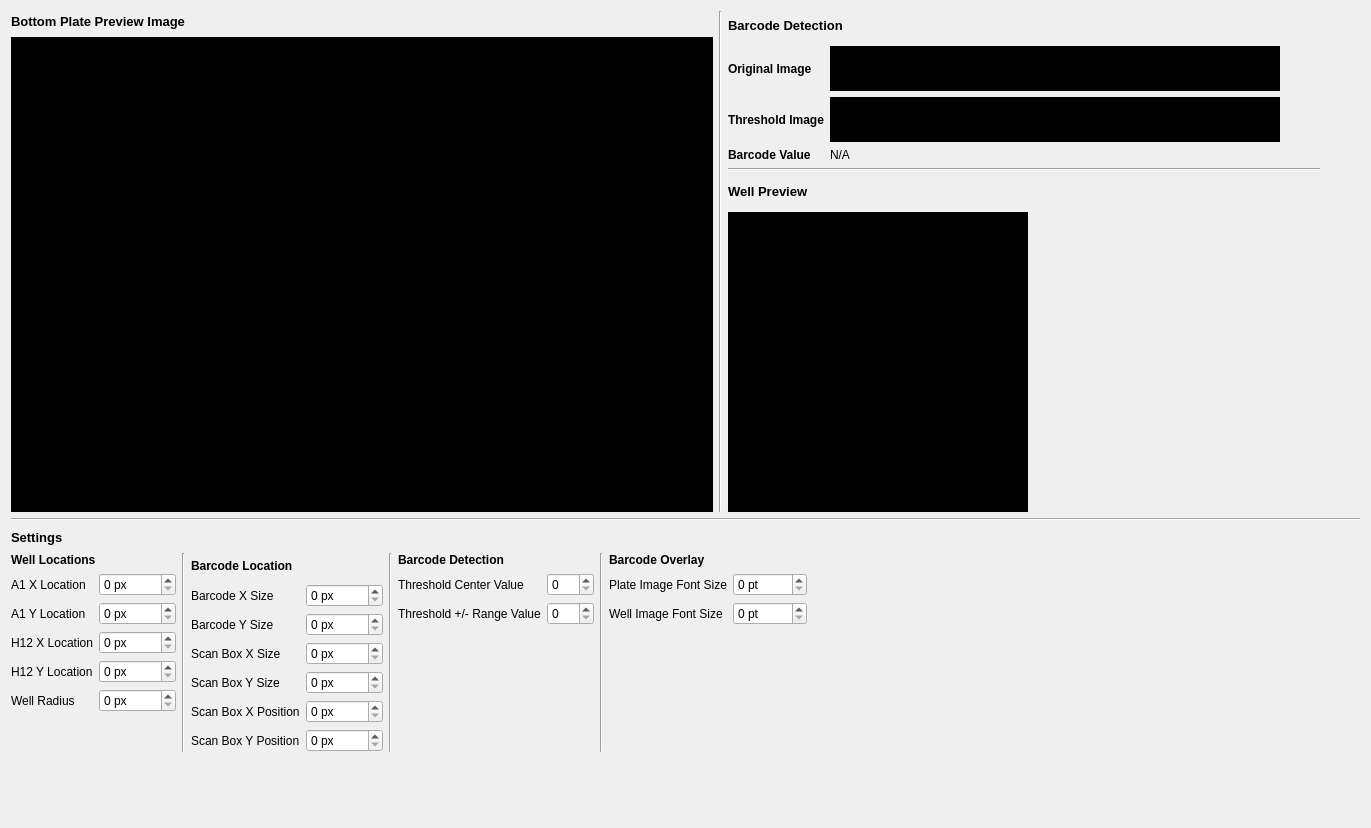
          <widget class="QWidget" name="settings_bottom_plate_tab">
           <attribute name="title">
            <string>Bottom Plate</string>
           </attribute>
           <layout class="QGridLayout" name="gridLayout_8">
            <item row="0" column="0">
             <layout class="QHBoxLayout" name="horizontalLayout_14">
              <item>
               <layout class="QVBoxLayout" name="verticalLayout_9">
                <item>
                 <layout class="QHBoxLayout" name="horizontalLayout_15">
                  <item>
                   <widget class="QLabel" name="label_57">
                    <property name="font">
                     <font>
                      <pointsize>10</pointsize>
                      <weight>75</weight>
                      <bold>true</bold>
                     </font>
                    </property>
                    <property name="text">
                     <string>Bottom Plate Preview Image</string>
                    </property>
                   </widget>
                  </item>
                  <item>
                   <spacer name="horizontalSpacer_14">
                    <property name="orientation">
                     <enum>Qt::Horizontal</enum>
                    </property>
                    <property name="sizeHint" stdset="0">
                     <size>
                      <width>40</width>
                      <height>20</height>
                     </size>
                    </property>
                   </spacer>
                  </item>
                 </layout>
                </item>
                <item>
                 <widget class="QLabel" name="bottom_plate_image_label">
                  <property name="sizePolicy">
                   <sizepolicy hsizetype="Fixed" vsizetype="Fixed">
                    <horstretch>0</horstretch>
                    <verstretch>0</verstretch>
                   </sizepolicy>
                  </property>
                  <property name="minimumSize">
                   <size>
                    <width>702</width>
                    <height>475</height>
                   </size>
                  </property>
                  <property name="maximumSize">
                   <size>
                    <width>702</width>
                    <height>475</height>
                   </size>
                  </property>
                  <property name="styleSheet">
                   <string notr="true">background-color:black;</string>
                  </property>
                  <property name="text">
                   <string/>
                  </property>
                 </widget>
                </item>
               </layout>
              </item>
              <item>
               <widget class="Line" name="line_12">
                <property name="orientation">
                 <enum>Qt::Vertical</enum>
                </property>
               </widget>
              </item>
              <item>
               <layout class="QVBoxLayout" name="verticalLayout_10">
                <item>
                 <layout class="QHBoxLayout" name="horizontalLayout_16">
                  <item>
                   <widget class="QLabel" name="label_59">
                    <property name="font">
                     <font>
                      <pointsize>10</pointsize>
                      <weight>75</weight>
                      <bold>true</bold>
                     </font>
                    </property>
                    <property name="text">
                     <string>Barcode Detection</string>
                    </property>
                   </widget>
                  </item>
                  <item>
                   <spacer name="horizontalSpacer_15">
                    <property name="orientation">
                     <enum>Qt::Horizontal</enum>
                    </property>
                    <property name="sizeHint" stdset="0">
                     <size>
                      <width>40</width>
                      <height>20</height>
                     </size>
                    </property>
                   </spacer>
                  </item>
                 </layout>
                </item>
                <item>
                 <layout class="QGridLayout" name="gridLayout_7">
                  <item row="2" column="0">
                   <widget class="QLabel" name="label_60">
                    <property name="font">
                     <font>
                      <weight>75</weight>
                      <italic>false</italic>
                      <bold>true</bold>
                     </font>
                    </property>
                    <property name="text">
                     <string>Barcode Value</string>
                    </property>
                   </widget>
                  </item>
                  <item row="2" column="1">
                   <widget class="QLabel" name="bottom_plate_barcode_value_label">
                    <property name="text">
                     <string>N/A</string>
                    </property>
                   </widget>
                  </item>
                  <item row="1" column="0">
                   <widget class="QLabel" name="label_62">
                    <property name="font">
                     <font>
                      <weight>75</weight>
                      <italic>false</italic>
                      <bold>true</bold>
                     </font>
                    </property>
                    <property name="text">
                     <string>Threshold Image</string>
                    </property>
                   </widget>
                  </item>
                  <item row="0" column="1">
                   <widget class="QLabel" name="bottom_plate_original_image_label">
                    <property name="sizePolicy">
                     <sizepolicy hsizetype="Fixed" vsizetype="Fixed">
                      <horstretch>0</horstretch>
                      <verstretch>0</verstretch>
                     </sizepolicy>
                    </property>
                    <property name="minimumSize">
                     <size>
                      <width>450</width>
                      <height>45</height>
                     </size>
                    </property>
                    <property name="styleSheet">
                     <string notr="true">background-color:black;</string>
                    </property>
                    <property name="text">
                     <string/>
                    </property>
                    <property name="scaledContents">
                     <bool>false</bool>
                    </property>
                   </widget>
                  </item>
                  <item row="1" column="1">
                   <widget class="QLabel" name="bottom_plate_threshold_image_label">
                    <property name="sizePolicy">
                     <sizepolicy hsizetype="Fixed" vsizetype="Fixed">
                      <horstretch>0</horstretch>
                      <verstretch>0</verstretch>
                     </sizepolicy>
                    </property>
                    <property name="minimumSize">
                     <size>
                      <width>450</width>
                      <height>45</height>
                     </size>
                    </property>
                    <property name="styleSheet">
                     <string notr="true">background-color:black;</string>
                    </property>
                    <property name="text">
                     <string/>
                    </property>
                    <property name="scaledContents">
                     <bool>false</bool>
                    </property>
                   </widget>
                  </item>
                  <item row="0" column="0">
                   <widget class="QLabel" name="label_63">
                    <property name="font">
                     <font>
                      <weight>75</weight>
                      <italic>false</italic>
                      <bold>true</bold>
                     </font>
                    </property>
                    <property name="text">
                     <string>Original Image</string>
                    </property>
                   </widget>
                  </item>
                  <item row="0" column="2">
                   <spacer name="horizontalSpacer_16">
                    <property name="orientation">
                     <enum>Qt::Horizontal</enum>
                    </property>
                    <property name="sizeHint" stdset="0">
                     <size>
                      <width>40</width>
                      <height>20</height>
                     </size>
                    </property>
                   </spacer>
                  </item>
                  <item row="1" column="2">
                   <spacer name="horizontalSpacer_17">
                    <property name="orientation">
                     <enum>Qt::Horizontal</enum>
                    </property>
                    <property name="sizeHint" stdset="0">
                     <size>
                      <width>40</width>
                      <height>20</height>
                     </size>
                    </property>
                   </spacer>
                  </item>
                 </layout>
                </item>
                <item>
                 <widget class="Line" name="line_16">
                  <property name="orientation">
                   <enum>Qt::Horizontal</enum>
                  </property>
                 </widget>
                </item>
                <item>
                 <layout class="QHBoxLayout" name="horizontalLayout_23">
                  <item>
                   <widget class="QLabel" name="label_22">
                    <property name="font">
                     <font>
                      <pointsize>10</pointsize>
                      <weight>75</weight>
                      <bold>true</bold>
                     </font>
                    </property>
                    <property name="text">
                     <string>Well Preview</string>
                    </property>
                   </widget>
                  </item>
                  <item>
                   <spacer name="horizontalSpacer_27">
                    <property name="orientation">
                     <enum>Qt::Horizontal</enum>
                    </property>
                    <property name="sizeHint" stdset="0">
                     <size>
                      <width>40</width>
                      <height>20</height>
                     </size>
                    </property>
                   </spacer>
                  </item>
                 </layout>
                </item>
                <item>
                 <layout class="QHBoxLayout" name="horizontalLayout_22">
                  <item>
                   <widget class="QLabel" name="bottom_plate_well_preview_image_label">
                    <property name="minimumSize">
                     <size>
                      <width>300</width>
                      <height>300</height>
                     </size>
                    </property>
                    <property name="maximumSize">
                     <size>
                      <width>300</width>
                      <height>300</height>
                     </size>
                    </property>
                    <property name="styleSheet">
                     <string notr="true">background-color:black;</string>
                    </property>
                    <property name="text">
                     <string/>
                    </property>
                   </widget>
                  </item>
                  <item>
                   <spacer name="horizontalSpacer_26">
                    <property name="orientation">
                     <enum>Qt::Horizontal</enum>
                    </property>
                    <property name="sizeHint" stdset="0">
                     <size>
                      <width>40</width>
                      <height>20</height>
                     </size>
                    </property>
                   </spacer>
                  </item>
                 </layout>
                </item>
               </layout>
              </item>
              <item>
               <spacer name="horizontalSpacer_23">
                <property name="orientation">
                 <enum>Qt::Horizontal</enum>
                </property>
                <property name="sizeHint" stdset="0">
                 <size>
                  <width>40</width>
                  <height>20</height>
                 </size>
                </property>
               </spacer>
              </item>
             </layout>
            </item>
            <item row="1" column="0">
             <widget class="Line" name="line_13">
              <property name="orientation">
               <enum>Qt::Horizontal</enum>
              </property>
             </widget>
            </item>
            <item row="3" column="0">
             <layout class="QHBoxLayout" name="horizontalLayout_12">
              <item>
               <layout class="QVBoxLayout" name="verticalLayout_7">
                <item>
                 <widget class="QLabel" name="label_40">
                  <property name="font">
                   <font>
                    <weight>75</weight>
                    <bold>true</bold>
                   </font>
                  </property>
                  <property name="text">
                   <string>Well Locations</string>
                  </property>
                 </widget>
                </item>
                <item>
                 <layout class="QFormLayout" name="formLayout_4">
                  <item row="0" column="0">
                   <widget class="QLabel" name="label_41">
                    <property name="text">
                     <string>A1 X Location</string>
                    </property>
                   </widget>
                  </item>
                  <item row="0" column="1">
                   <widget class="QSpinBox" name="bottom_a1_x_spinbox">
                    <property name="suffix">
                     <string> px</string>
                    </property>
                    <property name="maximum">
                     <number>99999</number>
                    </property>
                   </widget>
                  </item>
                  <item row="1" column="0">
                   <widget class="QLabel" name="label_42">
                    <property name="text">
                     <string>A1 Y Location</string>
                    </property>
                   </widget>
                  </item>
                  <item row="1" column="1">
                   <widget class="QSpinBox" name="bottom_a1_y_spinbox">
                    <property name="suffix">
                     <string> px</string>
                    </property>
                    <property name="maximum">
                     <number>99999</number>
                    </property>
                   </widget>
                  </item>
                  <item row="2" column="0">
                   <widget class="QLabel" name="label_43">
                    <property name="text">
                     <string>H12 X Location</string>
                    </property>
                   </widget>
                  </item>
                  <item row="2" column="1">
                   <widget class="QSpinBox" name="bottom_h12_x_spinbox">
                    <property name="suffix">
                     <string> px</string>
                    </property>
                    <property name="maximum">
                     <number>99999</number>
                    </property>
                   </widget>
                  </item>
                  <item row="3" column="0">
                   <widget class="QLabel" name="label_45">
                    <property name="text">
                     <string>H12 Y Location</string>
                    </property>
                   </widget>
                  </item>
                  <item row="3" column="1">
                   <widget class="QSpinBox" name="bottom_h12_y_spinbox">
                    <property name="suffix">
                     <string> px</string>
                    </property>
                    <property name="maximum">
                     <number>99999</number>
                    </property>
                   </widget>
                  </item>
                  <item row="4" column="0">
                   <widget class="QLabel" name="label_2">
                    <property name="text">
                     <string>Well Radius</string>
                    </property>
                   </widget>
                  </item>
                  <item row="4" column="1">
                   <widget class="QSpinBox" name="bottom_well_radius_spinbox">
                    <property name="suffix">
                     <string> px</string>
                    </property>
                    <property name="maximum">
                     <number>99999</number>
                    </property>
                   </widget>
                  </item>
                 </layout>
                </item>
                <item>
                 <spacer name="verticalSpacer_5">
                  <property name="orientation">
                   <enum>Qt::Vertical</enum>
                  </property>
                  <property name="sizeHint" stdset="0">
                   <size>
                    <width>20</width>
                    <height>40</height>
                   </size>
                  </property>
                 </spacer>
                </item>
               </layout>
              </item>
              <item>
               <widget class="Line" name="line_11">
                <property name="orientation">
                 <enum>Qt::Vertical</enum>
                </property>
               </widget>
              </item>
              <item>
               <layout class="QVBoxLayout" name="verticalLayout_8">
                <item>
                 <widget class="QLabel" name="label_47">
                  <property name="font">
                   <font>
                    <weight>75</weight>
                    <bold>true</bold>
                   </font>
                  </property>
                  <property name="text">
                   <string>Barcode Location</string>
                  </property>
                 </widget>
                </item>
                <item>
                 <layout class="QFormLayout" name="formLayout_5">
                  <item row="0" column="0">
                   <widget class="QLabel" name="label_48">
                    <property name="text">
                     <string>Barcode X Size</string>
                    </property>
                   </widget>
                  </item>
                  <item row="0" column="1">
                   <widget class="QSpinBox" name="bottom_barcode_x_size_spinbox">
                    <property name="suffix">
                     <string> px</string>
                    </property>
                    <property name="maximum">
                     <number>99999</number>
                    </property>
                   </widget>
                  </item>
                  <item row="1" column="0">
                   <widget class="QLabel" name="label_49">
                    <property name="text">
                     <string>Barcode Y Size</string>
                    </property>
                   </widget>
                  </item>
                  <item row="2" column="0">
                   <widget class="QLabel" name="label_50">
                    <property name="text">
                     <string>Scan Box X Size</string>
                    </property>
                   </widget>
                  </item>
                  <item row="3" column="0">
                   <widget class="QLabel" name="label_51">
                    <property name="text">
                     <string>Scan Box Y Size</string>
                    </property>
                   </widget>
                  </item>
                  <item row="4" column="0">
                   <widget class="QLabel" name="label_52">
                    <property name="text">
                     <string>Scan Box X Position</string>
                    </property>
                   </widget>
                  </item>
                  <item row="5" column="0">
                   <widget class="QLabel" name="label_53">
                    <property name="text">
                     <string>Scan Box Y Position</string>
                    </property>
                   </widget>
                  </item>
                  <item row="2" column="1">
                   <widget class="QSpinBox" name="bottom_scanbox_x_size_spinbox">
                    <property name="suffix">
                     <string> px</string>
                    </property>
                    <property name="maximum">
                     <number>99999</number>
                    </property>
                   </widget>
                  </item>
                  <item row="1" column="1">
                   <widget class="QSpinBox" name="bottom_barcode_y_size_spinbox">
                    <property name="suffix">
                     <string> px</string>
                    </property>
                    <property name="maximum">
                     <number>99999</number>
                    </property>
                   </widget>
                  </item>
                  <item row="4" column="1">
                   <widget class="QSpinBox" name="bottom_scanbox_x_position_spinbox">
                    <property name="suffix">
                     <string> px</string>
                    </property>
                    <property name="maximum">
                     <number>99999</number>
                    </property>
                   </widget>
                  </item>
                  <item row="5" column="1">
                   <widget class="QSpinBox" name="bottom_scanbox_y_position_spinbox">
                    <property name="suffix">
                     <string> px</string>
                    </property>
                    <property name="maximum">
                     <number>99999</number>
                    </property>
                   </widget>
                  </item>
                  <item row="3" column="1">
                   <widget class="QSpinBox" name="bottom_scanbox_y_size_spinbox">
                    <property name="suffix">
                     <string> px</string>
                    </property>
                    <property name="maximum">
                     <number>99999</number>
                    </property>
                   </widget>
                  </item>
                 </layout>
                </item>
               </layout>
              </item>
              <item>
               <widget class="Line" name="line_18">
                <property name="orientation">
                 <enum>Qt::Vertical</enum>
                </property>
               </widget>
              </item>
              <item>
               <layout class="QVBoxLayout" name="verticalLayout_11">
                <item>
                 <widget class="QLabel" name="label_30">
                  <property name="font">
                   <font>
                    <weight>75</weight>
                    <bold>true</bold>
                   </font>
                  </property>
                  <property name="text">
                   <string>Barcode Detection</string>
                  </property>
                 </widget>
                </item>
                <item>
                 <layout class="QFormLayout" name="formLayout_7">
                  <item row="0" column="1">
                   <widget class="QSpinBox" name="bottom_threshold_center_spinbox">
                    <property name="suffix">
                     <string/>
                    </property>
                    <property name="maximum">
                     <number>255</number>
                    </property>
                   </widget>
                  </item>
                  <item row="0" column="0">
                   <widget class="QLabel" name="label_54">
                    <property name="text">
                     <string>Threshold Center Value</string>
                    </property>
                   </widget>
                  </item>
                  <item row="1" column="0">
                   <widget class="QLabel" name="label_55">
                    <property name="text">
                     <string>Threshold +/- Range Value</string>
                    </property>
                   </widget>
                  </item>
                  <item row="1" column="1">
                   <widget class="QSpinBox" name="bottom_threshold_range_spinbox">
                    <property name="suffix">
                     <string/>
                    </property>
                    <property name="maximum">
                     <number>255</number>
                    </property>
                   </widget>
                  </item>
                 </layout>
                </item>
                <item>
                 <spacer name="verticalSpacer_11">
                  <property name="orientation">
                   <enum>Qt::Vertical</enum>
                  </property>
                  <property name="sizeHint" stdset="0">
                   <size>
                    <width>20</width>
                    <height>40</height>
                   </size>
                  </property>
                 </spacer>
                </item>
               </layout>
              </item>
              <item>
               <widget class="Line" name="line_20">
                <property name="orientation">
                 <enum>Qt::Vertical</enum>
                </property>
               </widget>
              </item>
              <item>
               <layout class="QVBoxLayout" name="verticalLayout_15">
                <item>
                 <widget class="QLabel" name="label_87">
                  <property name="font">
                   <font>
                    <weight>75</weight>
                    <bold>true</bold>
                   </font>
                  </property>
                  <property name="text">
                   <string>Barcode Overlay</string>
                  </property>
                 </widget>
                </item>
                <item>
                 <layout class="QFormLayout" name="formLayout_11">
                  <item row="0" column="0">
                   <widget class="QLabel" name="label_94">
                    <property name="text">
                     <string>Plate Image Font Size</string>
                    </property>
                   </widget>
                  </item>
                  <item row="0" column="1">
                   <widget class="QSpinBox" name="bottom_overlay_plate_font_size_spinbox">
                    <property name="suffix">
                     <string> pt</string>
                    </property>
                    <property name="maximum">
                     <number>10000</number>
                    </property>
                   </widget>
                  </item>
                  <item row="1" column="0">
                   <widget class="QLabel" name="label_93">
                    <property name="text">
                     <string>Well Image Font Size</string>
                    </property>
                   </widget>
                  </item>
                  <item row="1" column="1">
                   <widget class="QSpinBox" name="bottom_overlay_well_font_size_spinbox">
                    <property name="suffix">
                     <string> pt</string>
                    </property>
                    <property name="maximum">
                     <number>10000</number>
                    </property>
                   </widget>
                  </item>
                 </layout>
                </item>
                <item>
                 <spacer name="verticalSpacer_15">
                  <property name="orientation">
                   <enum>Qt::Vertical</enum>
                  </property>
                  <property name="sizeHint" stdset="0">
                   <size>
                    <width>20</width>
                    <height>40</height>
                   </size>
                  </property>
                 </spacer>
                </item>
               </layout>
              </item>
              <item>
               <spacer name="horizontalSpacer_12">
                <property name="orientation">
                 <enum>Qt::Horizontal</enum>
                </property>
                <property name="sizeHint" stdset="0">
                 <size>
                  <width>40</width>
                  <height>20</height>
                 </size>
                </property>
               </spacer>
              </item>
             </layout>
            </item>
            <item row="2" column="0">
             <layout class="QHBoxLayout" name="horizontalLayout_13">
              <item>
               <widget class="QLabel" name="label_56">
                <property name="font">
                 <font>
                  <pointsize>10</pointsize>
                  <weight>75</weight>
                  <bold>true</bold>
                 </font>
                </property>
                <property name="text">
                 <string>Settings</string>
                </property>
               </widget>
              </item>
              <item>
               <spacer name="horizontalSpacer_13">
                <property name="orientation">
                 <enum>Qt::Horizontal</enum>
                </property>
                <property name="sizeHint" stdset="0">
                 <size>
                  <width>40</width>
                  <height>20</height>
                 </size>
                </property>
               </spacer>
              </item>
             </layout>
            </item>
            <item row="4" column="0">
             <spacer name="verticalSpacer_7">
              <property name="orientation">
               <enum>Qt::Vertical</enum>
              </property>
              <property name="sizeHint" stdset="0">
               <size>
                <width>20</width>
                <height>65</height>
               </size>
              </property>
             </spacer>
            </item>
           </layout>
          </widget>
